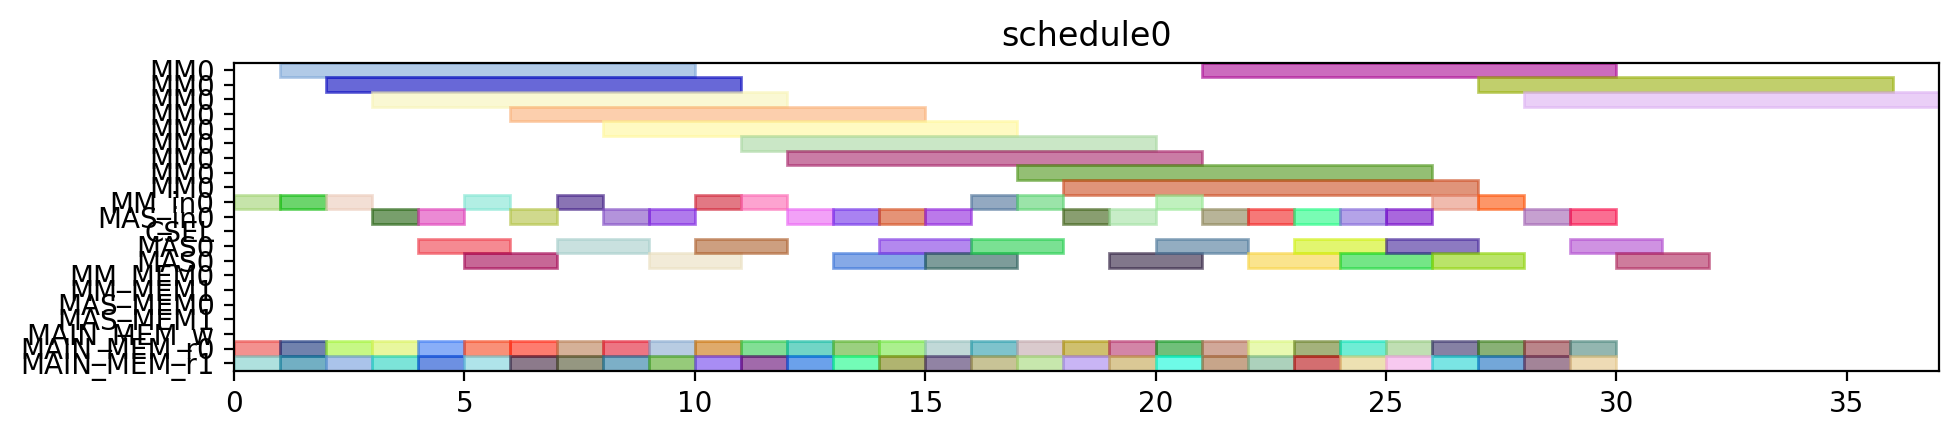

The Python source for this figure:
from pyschedule import Scenario, solvers, plotters, alt


def solve():
	horizon = 120
	S = Scenario("schedule0", horizon=horizon)

	# resource
	MM = S.Resources('MM', num=1, size=9)
	MM_in = S.Resources('MM_in', num=1)
	MAS_in = S.Resources('MAS_in', num=1)
	CSEL = S.Resource('CSEL')
	MAS = S.Resources('MAS', num=1, size=2, periods=range(1, horizon))
	MM_MEM = S.Resources('MM_MEM', num=2)
	MAS_MEM = S.Resources('MAS_MEM', num=2)
	MAIN_MEM_w = S.Resource('MAIN_MEM_w', size=1)
	MAIN_MEM_r = S.Resources('MAIN_MEM_r', num=2)

	# result of previous scheduling

	# new tasks
	c_t0_t0_t0 = S.Task('c_t0_t0_t0', length=9, delay_cost=1)
	c_t0_t0_t0 += alt(MM)
	c_t0_t0_t0_in = S.Task('c_t0_t0_t0_in', length=1, delay_cost=1)
	c_t0_t0_t0_in += alt(MM_in)
	S += c_t0_t0_t0_in*MM_in[0]<=c_t0_t0_t0*MM[0]
	c_t0_t0_t0_mem0 = S.Task('c_t0_t0_t0_mem0', length=1, delay_cost=1)
	c_t0_t0_t0_mem0 += MAIN_MEM_r[0]
	S += c_t0_t0_t0_mem0 <= c_t0_t0_t0

	c_t0_t0_t0_mem1 = S.Task('c_t0_t0_t0_mem1', length=1, delay_cost=1)
	c_t0_t0_t0_mem1 += MAIN_MEM_r[1]
	S += c_t0_t0_t0_mem1 <= c_t0_t0_t0

	c_t0_t0_t1 = S.Task('c_t0_t0_t1', length=9, delay_cost=1)
	c_t0_t0_t1 += alt(MM)
	c_t0_t0_t1_in = S.Task('c_t0_t0_t1_in', length=1, delay_cost=1)
	c_t0_t0_t1_in += alt(MM_in)
	S += c_t0_t0_t1_in*MM_in[0]<=c_t0_t0_t1*MM[0]
	c_t0_t0_t1_mem0 = S.Task('c_t0_t0_t1_mem0', length=1, delay_cost=1)
	c_t0_t0_t1_mem0 += MAIN_MEM_r[0]
	S += c_t0_t0_t1_mem0 <= c_t0_t0_t1

	c_t0_t0_t1_mem1 = S.Task('c_t0_t0_t1_mem1', length=1, delay_cost=1)
	c_t0_t0_t1_mem1 += MAIN_MEM_r[1]
	S += c_t0_t0_t1_mem1 <= c_t0_t0_t1

	c_t0_t0_t2 = S.Task('c_t0_t0_t2', length=2, delay_cost=1)
	c_t0_t0_t2 += alt(MAS)
	c_t0_t0_t2_in = S.Task('c_t0_t0_t2_in', length=1, delay_cost=1)
	c_t0_t0_t2_in += alt(MAS_in)
	S += c_t0_t0_t2_in*MAS_in[0]<=c_t0_t0_t2*MAS[0]

	c_t0_t0_t2_mem0 = S.Task('c_t0_t0_t2_mem0', length=1, delay_cost=1)
	c_t0_t0_t2_mem0 += MAIN_MEM_r[0]
	S += c_t0_t0_t2_mem0 <= c_t0_t0_t2

	c_t0_t0_t2_mem1 = S.Task('c_t0_t0_t2_mem1', length=1, delay_cost=1)
	c_t0_t0_t2_mem1 += MAIN_MEM_r[1]
	S += c_t0_t0_t2_mem1 <= c_t0_t0_t2

	c_t0_t0_t3 = S.Task('c_t0_t0_t3', length=2, delay_cost=1)
	c_t0_t0_t3 += alt(MAS)
	c_t0_t0_t3_in = S.Task('c_t0_t0_t3_in', length=1, delay_cost=1)
	c_t0_t0_t3_in += alt(MAS_in)
	S += c_t0_t0_t3_in*MAS_in[0]<=c_t0_t0_t3*MAS[0]

	c_t0_t0_t3_mem0 = S.Task('c_t0_t0_t3_mem0', length=1, delay_cost=1)
	c_t0_t0_t3_mem0 += MAIN_MEM_r[0]
	S += c_t0_t0_t3_mem0 <= c_t0_t0_t3

	c_t0_t0_t3_mem1 = S.Task('c_t0_t0_t3_mem1', length=1, delay_cost=1)
	c_t0_t0_t3_mem1 += MAIN_MEM_r[1]
	S += c_t0_t0_t3_mem1 <= c_t0_t0_t3

	c_t0_t1_t0 = S.Task('c_t0_t1_t0', length=9, delay_cost=1)
	c_t0_t1_t0 += alt(MM)
	c_t0_t1_t0_in = S.Task('c_t0_t1_t0_in', length=1, delay_cost=1)
	c_t0_t1_t0_in += alt(MM_in)
	S += c_t0_t1_t0_in*MM_in[0]<=c_t0_t1_t0*MM[0]
	c_t0_t1_t0_mem0 = S.Task('c_t0_t1_t0_mem0', length=1, delay_cost=1)
	c_t0_t1_t0_mem0 += MAIN_MEM_r[0]
	S += c_t0_t1_t0_mem0 <= c_t0_t1_t0

	c_t0_t1_t0_mem1 = S.Task('c_t0_t1_t0_mem1', length=1, delay_cost=1)
	c_t0_t1_t0_mem1 += MAIN_MEM_r[1]
	S += c_t0_t1_t0_mem1 <= c_t0_t1_t0

	c_t0_t1_t1 = S.Task('c_t0_t1_t1', length=9, delay_cost=1)
	c_t0_t1_t1 += alt(MM)
	c_t0_t1_t1_in = S.Task('c_t0_t1_t1_in', length=1, delay_cost=1)
	c_t0_t1_t1_in += alt(MM_in)
	S += c_t0_t1_t1_in*MM_in[0]<=c_t0_t1_t1*MM[0]
	c_t0_t1_t1_mem0 = S.Task('c_t0_t1_t1_mem0', length=1, delay_cost=1)
	c_t0_t1_t1_mem0 += MAIN_MEM_r[0]
	S += c_t0_t1_t1_mem0 <= c_t0_t1_t1

	c_t0_t1_t1_mem1 = S.Task('c_t0_t1_t1_mem1', length=1, delay_cost=1)
	c_t0_t1_t1_mem1 += MAIN_MEM_r[1]
	S += c_t0_t1_t1_mem1 <= c_t0_t1_t1

	c_t0_t1_t2 = S.Task('c_t0_t1_t2', length=2, delay_cost=1)
	c_t0_t1_t2 += alt(MAS)
	c_t0_t1_t2_in = S.Task('c_t0_t1_t2_in', length=1, delay_cost=1)
	c_t0_t1_t2_in += alt(MAS_in)
	S += c_t0_t1_t2_in*MAS_in[0]<=c_t0_t1_t2*MAS[0]

	c_t0_t1_t2_mem0 = S.Task('c_t0_t1_t2_mem0', length=1, delay_cost=1)
	c_t0_t1_t2_mem0 += MAIN_MEM_r[0]
	S += c_t0_t1_t2_mem0 <= c_t0_t1_t2

	c_t0_t1_t2_mem1 = S.Task('c_t0_t1_t2_mem1', length=1, delay_cost=1)
	c_t0_t1_t2_mem1 += MAIN_MEM_r[1]
	S += c_t0_t1_t2_mem1 <= c_t0_t1_t2

	c_t0_t1_t3 = S.Task('c_t0_t1_t3', length=2, delay_cost=1)
	c_t0_t1_t3 += alt(MAS)
	c_t0_t1_t3_in = S.Task('c_t0_t1_t3_in', length=1, delay_cost=1)
	c_t0_t1_t3_in += alt(MAS_in)
	S += c_t0_t1_t3_in*MAS_in[0]<=c_t0_t1_t3*MAS[0]

	c_t0_t1_t3_mem0 = S.Task('c_t0_t1_t3_mem0', length=1, delay_cost=1)
	c_t0_t1_t3_mem0 += MAIN_MEM_r[0]
	S += c_t0_t1_t3_mem0 <= c_t0_t1_t3

	c_t0_t1_t3_mem1 = S.Task('c_t0_t1_t3_mem1', length=1, delay_cost=1)
	c_t0_t1_t3_mem1 += MAIN_MEM_r[1]
	S += c_t0_t1_t3_mem1 <= c_t0_t1_t3

	c_t0_t20 = S.Task('c_t0_t20', length=2, delay_cost=1)
	c_t0_t20 += alt(MAS)
	c_t0_t20_in = S.Task('c_t0_t20_in', length=1, delay_cost=1)
	c_t0_t20_in += alt(MAS_in)
	S += c_t0_t20_in*MAS_in[0]<=c_t0_t20*MAS[0]

	c_t0_t20_mem0 = S.Task('c_t0_t20_mem0', length=1, delay_cost=1)
	c_t0_t20_mem0 += MAIN_MEM_r[0]
	S += c_t0_t20_mem0 <= c_t0_t20

	c_t0_t20_mem1 = S.Task('c_t0_t20_mem1', length=1, delay_cost=1)
	c_t0_t20_mem1 += MAIN_MEM_r[1]
	S += c_t0_t20_mem1 <= c_t0_t20

	c_t0_t21 = S.Task('c_t0_t21', length=2, delay_cost=1)
	c_t0_t21 += alt(MAS)
	c_t0_t21_in = S.Task('c_t0_t21_in', length=1, delay_cost=1)
	c_t0_t21_in += alt(MAS_in)
	S += c_t0_t21_in*MAS_in[0]<=c_t0_t21*MAS[0]

	c_t0_t21_mem0 = S.Task('c_t0_t21_mem0', length=1, delay_cost=1)
	c_t0_t21_mem0 += MAIN_MEM_r[0]
	S += c_t0_t21_mem0 <= c_t0_t21

	c_t0_t21_mem1 = S.Task('c_t0_t21_mem1', length=1, delay_cost=1)
	c_t0_t21_mem1 += MAIN_MEM_r[1]
	S += c_t0_t21_mem1 <= c_t0_t21

	c_t0_t30 = S.Task('c_t0_t30', length=2, delay_cost=1)
	c_t0_t30 += alt(MAS)
	c_t0_t30_in = S.Task('c_t0_t30_in', length=1, delay_cost=1)
	c_t0_t30_in += alt(MAS_in)
	S += c_t0_t30_in*MAS_in[0]<=c_t0_t30*MAS[0]

	c_t0_t30_mem0 = S.Task('c_t0_t30_mem0', length=1, delay_cost=1)
	c_t0_t30_mem0 += MAIN_MEM_r[0]
	S += c_t0_t30_mem0 <= c_t0_t30

	c_t0_t30_mem1 = S.Task('c_t0_t30_mem1', length=1, delay_cost=1)
	c_t0_t30_mem1 += MAIN_MEM_r[1]
	S += c_t0_t30_mem1 <= c_t0_t30

	c_t0_t31 = S.Task('c_t0_t31', length=2, delay_cost=1)
	c_t0_t31 += alt(MAS)
	c_t0_t31_in = S.Task('c_t0_t31_in', length=1, delay_cost=1)
	c_t0_t31_in += alt(MAS_in)
	S += c_t0_t31_in*MAS_in[0]<=c_t0_t31*MAS[0]

	c_t0_t31_mem0 = S.Task('c_t0_t31_mem0', length=1, delay_cost=1)
	c_t0_t31_mem0 += MAIN_MEM_r[0]
	S += c_t0_t31_mem0 <= c_t0_t31

	c_t0_t31_mem1 = S.Task('c_t0_t31_mem1', length=1, delay_cost=1)
	c_t0_t31_mem1 += MAIN_MEM_r[1]
	S += c_t0_t31_mem1 <= c_t0_t31

	c_t1_t0_t0 = S.Task('c_t1_t0_t0', length=9, delay_cost=1)
	c_t1_t0_t0 += alt(MM)
	c_t1_t0_t0_in = S.Task('c_t1_t0_t0_in', length=1, delay_cost=1)
	c_t1_t0_t0_in += alt(MM_in)
	S += c_t1_t0_t0_in*MM_in[0]<=c_t1_t0_t0*MM[0]
	c_t1_t0_t0_mem0 = S.Task('c_t1_t0_t0_mem0', length=1, delay_cost=1)
	c_t1_t0_t0_mem0 += MAIN_MEM_r[0]
	S += c_t1_t0_t0_mem0 <= c_t1_t0_t0

	c_t1_t0_t0_mem1 = S.Task('c_t1_t0_t0_mem1', length=1, delay_cost=1)
	c_t1_t0_t0_mem1 += MAIN_MEM_r[1]
	S += c_t1_t0_t0_mem1 <= c_t1_t0_t0

	c_t1_t0_t1 = S.Task('c_t1_t0_t1', length=9, delay_cost=1)
	c_t1_t0_t1 += alt(MM)
	c_t1_t0_t1_in = S.Task('c_t1_t0_t1_in', length=1, delay_cost=1)
	c_t1_t0_t1_in += alt(MM_in)
	S += c_t1_t0_t1_in*MM_in[0]<=c_t1_t0_t1*MM[0]
	c_t1_t0_t1_mem0 = S.Task('c_t1_t0_t1_mem0', length=1, delay_cost=1)
	c_t1_t0_t1_mem0 += MAIN_MEM_r[0]
	S += c_t1_t0_t1_mem0 <= c_t1_t0_t1

	c_t1_t0_t1_mem1 = S.Task('c_t1_t0_t1_mem1', length=1, delay_cost=1)
	c_t1_t0_t1_mem1 += MAIN_MEM_r[1]
	S += c_t1_t0_t1_mem1 <= c_t1_t0_t1

	c_t1_t0_t2 = S.Task('c_t1_t0_t2', length=2, delay_cost=1)
	c_t1_t0_t2 += alt(MAS)
	c_t1_t0_t2_in = S.Task('c_t1_t0_t2_in', length=1, delay_cost=1)
	c_t1_t0_t2_in += alt(MAS_in)
	S += c_t1_t0_t2_in*MAS_in[0]<=c_t1_t0_t2*MAS[0]

	c_t1_t0_t2_mem0 = S.Task('c_t1_t0_t2_mem0', length=1, delay_cost=1)
	c_t1_t0_t2_mem0 += MAIN_MEM_r[0]
	S += c_t1_t0_t2_mem0 <= c_t1_t0_t2

	c_t1_t0_t2_mem1 = S.Task('c_t1_t0_t2_mem1', length=1, delay_cost=1)
	c_t1_t0_t2_mem1 += MAIN_MEM_r[1]
	S += c_t1_t0_t2_mem1 <= c_t1_t0_t2

	c_t1_t0_t3 = S.Task('c_t1_t0_t3', length=2, delay_cost=1)
	c_t1_t0_t3 += alt(MAS)
	c_t1_t0_t3_in = S.Task('c_t1_t0_t3_in', length=1, delay_cost=1)
	c_t1_t0_t3_in += alt(MAS_in)
	S += c_t1_t0_t3_in*MAS_in[0]<=c_t1_t0_t3*MAS[0]

	c_t1_t0_t3_mem0 = S.Task('c_t1_t0_t3_mem0', length=1, delay_cost=1)
	c_t1_t0_t3_mem0 += MAIN_MEM_r[0]
	S += c_t1_t0_t3_mem0 <= c_t1_t0_t3

	c_t1_t0_t3_mem1 = S.Task('c_t1_t0_t3_mem1', length=1, delay_cost=1)
	c_t1_t0_t3_mem1 += MAIN_MEM_r[1]
	S += c_t1_t0_t3_mem1 <= c_t1_t0_t3

	c_t1_t1_t0 = S.Task('c_t1_t1_t0', length=9, delay_cost=1)
	c_t1_t1_t0 += alt(MM)
	c_t1_t1_t0_in = S.Task('c_t1_t1_t0_in', length=1, delay_cost=1)
	c_t1_t1_t0_in += alt(MM_in)
	S += c_t1_t1_t0_in*MM_in[0]<=c_t1_t1_t0*MM[0]
	c_t1_t1_t0_mem0 = S.Task('c_t1_t1_t0_mem0', length=1, delay_cost=1)
	c_t1_t1_t0_mem0 += MAIN_MEM_r[0]
	S += c_t1_t1_t0_mem0 <= c_t1_t1_t0

	c_t1_t1_t0_mem1 = S.Task('c_t1_t1_t0_mem1', length=1, delay_cost=1)
	c_t1_t1_t0_mem1 += MAIN_MEM_r[1]
	S += c_t1_t1_t0_mem1 <= c_t1_t1_t0

	c_t1_t1_t1 = S.Task('c_t1_t1_t1', length=9, delay_cost=1)
	c_t1_t1_t1 += alt(MM)
	c_t1_t1_t1_in = S.Task('c_t1_t1_t1_in', length=1, delay_cost=1)
	c_t1_t1_t1_in += alt(MM_in)
	S += c_t1_t1_t1_in*MM_in[0]<=c_t1_t1_t1*MM[0]
	c_t1_t1_t1_mem0 = S.Task('c_t1_t1_t1_mem0', length=1, delay_cost=1)
	c_t1_t1_t1_mem0 += MAIN_MEM_r[0]
	S += c_t1_t1_t1_mem0 <= c_t1_t1_t1

	c_t1_t1_t1_mem1 = S.Task('c_t1_t1_t1_mem1', length=1, delay_cost=1)
	c_t1_t1_t1_mem1 += MAIN_MEM_r[1]
	S += c_t1_t1_t1_mem1 <= c_t1_t1_t1

	c_t1_t1_t2 = S.Task('c_t1_t1_t2', length=2, delay_cost=1)
	c_t1_t1_t2 += alt(MAS)
	c_t1_t1_t2_in = S.Task('c_t1_t1_t2_in', length=1, delay_cost=1)
	c_t1_t1_t2_in += alt(MAS_in)
	S += c_t1_t1_t2_in*MAS_in[0]<=c_t1_t1_t2*MAS[0]

	c_t1_t1_t2_mem0 = S.Task('c_t1_t1_t2_mem0', length=1, delay_cost=1)
	c_t1_t1_t2_mem0 += MAIN_MEM_r[0]
	S += c_t1_t1_t2_mem0 <= c_t1_t1_t2

	c_t1_t1_t2_mem1 = S.Task('c_t1_t1_t2_mem1', length=1, delay_cost=1)
	c_t1_t1_t2_mem1 += MAIN_MEM_r[1]
	S += c_t1_t1_t2_mem1 <= c_t1_t1_t2

	c_t1_t1_t3 = S.Task('c_t1_t1_t3', length=2, delay_cost=1)
	c_t1_t1_t3 += alt(MAS)
	c_t1_t1_t3_in = S.Task('c_t1_t1_t3_in', length=1, delay_cost=1)
	c_t1_t1_t3_in += alt(MAS_in)
	S += c_t1_t1_t3_in*MAS_in[0]<=c_t1_t1_t3*MAS[0]

	c_t1_t1_t3_mem0 = S.Task('c_t1_t1_t3_mem0', length=1, delay_cost=1)
	c_t1_t1_t3_mem0 += MAIN_MEM_r[0]
	S += c_t1_t1_t3_mem0 <= c_t1_t1_t3

	c_t1_t1_t3_mem1 = S.Task('c_t1_t1_t3_mem1', length=1, delay_cost=1)
	c_t1_t1_t3_mem1 += MAIN_MEM_r[1]
	S += c_t1_t1_t3_mem1 <= c_t1_t1_t3

	c_t1_t20 = S.Task('c_t1_t20', length=2, delay_cost=1)
	c_t1_t20 += alt(MAS)
	c_t1_t20_in = S.Task('c_t1_t20_in', length=1, delay_cost=1)
	c_t1_t20_in += alt(MAS_in)
	S += c_t1_t20_in*MAS_in[0]<=c_t1_t20*MAS[0]

	c_t1_t20_mem0 = S.Task('c_t1_t20_mem0', length=1, delay_cost=1)
	c_t1_t20_mem0 += MAIN_MEM_r[0]
	S += c_t1_t20_mem0 <= c_t1_t20

	c_t1_t20_mem1 = S.Task('c_t1_t20_mem1', length=1, delay_cost=1)
	c_t1_t20_mem1 += MAIN_MEM_r[1]
	S += c_t1_t20_mem1 <= c_t1_t20

	c_t1_t21 = S.Task('c_t1_t21', length=2, delay_cost=1)
	c_t1_t21 += alt(MAS)
	c_t1_t21_in = S.Task('c_t1_t21_in', length=1, delay_cost=1)
	c_t1_t21_in += alt(MAS_in)
	S += c_t1_t21_in*MAS_in[0]<=c_t1_t21*MAS[0]

	c_t1_t21_mem0 = S.Task('c_t1_t21_mem0', length=1, delay_cost=1)
	c_t1_t21_mem0 += MAIN_MEM_r[0]
	S += c_t1_t21_mem0 <= c_t1_t21

	c_t1_t21_mem1 = S.Task('c_t1_t21_mem1', length=1, delay_cost=1)
	c_t1_t21_mem1 += MAIN_MEM_r[1]
	S += c_t1_t21_mem1 <= c_t1_t21

	c_t1_t30 = S.Task('c_t1_t30', length=2, delay_cost=1)
	c_t1_t30 += alt(MAS)
	c_t1_t30_in = S.Task('c_t1_t30_in', length=1, delay_cost=1)
	c_t1_t30_in += alt(MAS_in)
	S += c_t1_t30_in*MAS_in[0]<=c_t1_t30*MAS[0]

	c_t1_t30_mem0 = S.Task('c_t1_t30_mem0', length=1, delay_cost=1)
	c_t1_t30_mem0 += MAIN_MEM_r[0]
	S += c_t1_t30_mem0 <= c_t1_t30

	c_t1_t30_mem1 = S.Task('c_t1_t30_mem1', length=1, delay_cost=1)
	c_t1_t30_mem1 += MAIN_MEM_r[1]
	S += c_t1_t30_mem1 <= c_t1_t30

	c_t1_t31 = S.Task('c_t1_t31', length=2, delay_cost=1)
	c_t1_t31 += alt(MAS)
	c_t1_t31_in = S.Task('c_t1_t31_in', length=1, delay_cost=1)
	c_t1_t31_in += alt(MAS_in)
	S += c_t1_t31_in*MAS_in[0]<=c_t1_t31*MAS[0]

	c_t1_t31_mem0 = S.Task('c_t1_t31_mem0', length=1, delay_cost=1)
	c_t1_t31_mem0 += MAIN_MEM_r[0]
	S += c_t1_t31_mem0 <= c_t1_t31

	c_t1_t31_mem1 = S.Task('c_t1_t31_mem1', length=1, delay_cost=1)
	c_t1_t31_mem1 += MAIN_MEM_r[1]
	S += c_t1_t31_mem1 <= c_t1_t31

	c_t2_t0_t0 = S.Task('c_t2_t0_t0', length=9, delay_cost=1)
	c_t2_t0_t0 += alt(MM)
	c_t2_t0_t0_in = S.Task('c_t2_t0_t0_in', length=1, delay_cost=1)
	c_t2_t0_t0_in += alt(MM_in)
	S += c_t2_t0_t0_in*MM_in[0]<=c_t2_t0_t0*MM[0]
	c_t2_t0_t0_mem0 = S.Task('c_t2_t0_t0_mem0', length=1, delay_cost=1)
	c_t2_t0_t0_mem0 += MAIN_MEM_r[0]
	S += c_t2_t0_t0_mem0 <= c_t2_t0_t0

	c_t2_t0_t0_mem1 = S.Task('c_t2_t0_t0_mem1', length=1, delay_cost=1)
	c_t2_t0_t0_mem1 += MAIN_MEM_r[1]
	S += c_t2_t0_t0_mem1 <= c_t2_t0_t0

	c_t2_t0_t1 = S.Task('c_t2_t0_t1', length=9, delay_cost=1)
	c_t2_t0_t1 += alt(MM)
	c_t2_t0_t1_in = S.Task('c_t2_t0_t1_in', length=1, delay_cost=1)
	c_t2_t0_t1_in += alt(MM_in)
	S += c_t2_t0_t1_in*MM_in[0]<=c_t2_t0_t1*MM[0]
	c_t2_t0_t1_mem0 = S.Task('c_t2_t0_t1_mem0', length=1, delay_cost=1)
	c_t2_t0_t1_mem0 += MAIN_MEM_r[0]
	S += c_t2_t0_t1_mem0 <= c_t2_t0_t1

	c_t2_t0_t1_mem1 = S.Task('c_t2_t0_t1_mem1', length=1, delay_cost=1)
	c_t2_t0_t1_mem1 += MAIN_MEM_r[1]
	S += c_t2_t0_t1_mem1 <= c_t2_t0_t1

	c_t2_t0_t2 = S.Task('c_t2_t0_t2', length=2, delay_cost=1)
	c_t2_t0_t2 += alt(MAS)
	c_t2_t0_t2_in = S.Task('c_t2_t0_t2_in', length=1, delay_cost=1)
	c_t2_t0_t2_in += alt(MAS_in)
	S += c_t2_t0_t2_in*MAS_in[0]<=c_t2_t0_t2*MAS[0]

	c_t2_t0_t2_mem0 = S.Task('c_t2_t0_t2_mem0', length=1, delay_cost=1)
	c_t2_t0_t2_mem0 += MAIN_MEM_r[0]
	S += c_t2_t0_t2_mem0 <= c_t2_t0_t2

	c_t2_t0_t2_mem1 = S.Task('c_t2_t0_t2_mem1', length=1, delay_cost=1)
	c_t2_t0_t2_mem1 += MAIN_MEM_r[1]
	S += c_t2_t0_t2_mem1 <= c_t2_t0_t2

	c_t2_t0_t3 = S.Task('c_t2_t0_t3', length=2, delay_cost=1)
	c_t2_t0_t3 += alt(MAS)
	c_t2_t0_t3_in = S.Task('c_t2_t0_t3_in', length=1, delay_cost=1)
	c_t2_t0_t3_in += alt(MAS_in)
	S += c_t2_t0_t3_in*MAS_in[0]<=c_t2_t0_t3*MAS[0]

	c_t2_t0_t3_mem0 = S.Task('c_t2_t0_t3_mem0', length=1, delay_cost=1)
	c_t2_t0_t3_mem0 += MAIN_MEM_r[0]
	S += c_t2_t0_t3_mem0 <= c_t2_t0_t3

	c_t2_t0_t3_mem1 = S.Task('c_t2_t0_t3_mem1', length=1, delay_cost=1)
	c_t2_t0_t3_mem1 += MAIN_MEM_r[1]
	S += c_t2_t0_t3_mem1 <= c_t2_t0_t3

	c_t2_t1_t0 = S.Task('c_t2_t1_t0', length=9, delay_cost=1)
	c_t2_t1_t0 += alt(MM)
	c_t2_t1_t0_in = S.Task('c_t2_t1_t0_in', length=1, delay_cost=1)
	c_t2_t1_t0_in += alt(MM_in)
	S += c_t2_t1_t0_in*MM_in[0]<=c_t2_t1_t0*MM[0]
	c_t2_t1_t0_mem0 = S.Task('c_t2_t1_t0_mem0', length=1, delay_cost=1)
	c_t2_t1_t0_mem0 += MAIN_MEM_r[0]
	S += c_t2_t1_t0_mem0 <= c_t2_t1_t0

	c_t2_t1_t0_mem1 = S.Task('c_t2_t1_t0_mem1', length=1, delay_cost=1)
	c_t2_t1_t0_mem1 += MAIN_MEM_r[1]
	S += c_t2_t1_t0_mem1 <= c_t2_t1_t0

	c_t2_t1_t1 = S.Task('c_t2_t1_t1', length=9, delay_cost=1)
	c_t2_t1_t1 += alt(MM)
	c_t2_t1_t1_in = S.Task('c_t2_t1_t1_in', length=1, delay_cost=1)
	c_t2_t1_t1_in += alt(MM_in)
	S += c_t2_t1_t1_in*MM_in[0]<=c_t2_t1_t1*MM[0]
	c_t2_t1_t1_mem0 = S.Task('c_t2_t1_t1_mem0', length=1, delay_cost=1)
	c_t2_t1_t1_mem0 += MAIN_MEM_r[0]
	S += c_t2_t1_t1_mem0 <= c_t2_t1_t1

	c_t2_t1_t1_mem1 = S.Task('c_t2_t1_t1_mem1', length=1, delay_cost=1)
	c_t2_t1_t1_mem1 += MAIN_MEM_r[1]
	S += c_t2_t1_t1_mem1 <= c_t2_t1_t1

	solvers.mip.solve(S,msg=1,kind='CPLEX',ratio_gap=1.01)

	solution = [['hoge']*len(S.solution()[1]) for i in range(len(S.solution()))]
	for i in range(len(S.solution())):
		for j in range(len(S.solution()[i])):
			solution[i][j]=str(S.solution()[i][j])
	print(solution)

	cycles = int(solution[-1][3])

	pic_file_name = "/mnt/rose/usr1/fukuda/ABE/multiRAM_multiMAS_16mux/scheduling_result/stage9MM1_stage2MAS1/MUL/schedule0.png"
	if(S.solution() != []):
		plotters.matplotlib.plot(S,img_filename=pic_file_name, show_task_labels=False, fig_size=(cycles*0.25+3, 2))

	return solution
